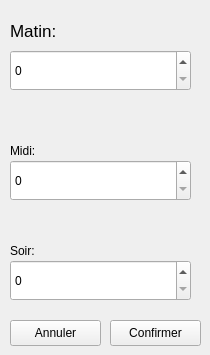
      <widget class="QWidget" name="page_2">
       <widget class="QLabel" name="label_14">
        <property name="geometry">
         <rect>
          <x>10</x>
          <y>20</y>
          <width>61</width>
          <height>21</height>
         </rect>
        </property>
        <property name="font">
         <font>
          <pointsize>13</pointsize>
         </font>
        </property>
        <property name="text">
         <string>Matin:</string>
        </property>
       </widget>
       <widget class="QLabel" name="label_15">
        <property name="geometry">
         <rect>
          <x>10</x>
          <y>140</y>
          <width>51</width>
          <height>21</height>
         </rect>
        </property>
        <property name="text">
         <string>Midi:</string>
        </property>
       </widget>
       <widget class="QLabel" name="label_16">
        <property name="geometry">
         <rect>
          <x>10</x>
          <y>240</y>
          <width>51</width>
          <height>21</height>
         </rect>
        </property>
        <property name="text">
         <string>Soir:</string>
        </property>
       </widget>
       <widget class="QSpinBox" name="spinMatin">
        <property name="geometry">
         <rect>
          <x>10</x>
          <y>50</y>
          <width>181</width>
          <height>41</height>
         </rect>
        </property>
       </widget>
       <widget class="QSpinBox" name="spinMidi">
        <property name="geometry">
         <rect>
          <x>10</x>
          <y>160</y>
          <width>181</width>
          <height>41</height>
         </rect>
        </property>
       </widget>
       <widget class="QSpinBox" name="spinSoir">
        <property name="geometry">
         <rect>
          <x>10</x>
          <y>260</y>
          <width>181</width>
          <height>41</height>
         </rect>
        </property>
       </widget>
       <widget class="QPushButton" name="calendrier_annuler_btn">
        <property name="geometry">
         <rect>
          <x>10</x>
          <y>320</y>
          <width>91</width>
          <height>26</height>
         </rect>
        </property>
        <property name="text">
         <string>Annuler</string>
        </property>
       </widget>
       <widget class="QPushButton" name="calendrier_confirmer_btn">
        <property name="geometry">
         <rect>
          <x>110</x>
          <y>320</y>
          <width>91</width>
          <height>26</height>
         </rect>
        </property>
        <property name="text">
         <string>Confirmer</string>
        </property>
       </widget>
       <widget class="QLabel" name="calendrier_modif_index">
        <property name="geometry">
         <rect>
          <x>120</x>
          <y>240</y>
          <width>0</width>
          <height>0</height>
         </rect>
        </property>
        <property name="text">
         <string/>
        </property>
       </widget>
      </widget>
